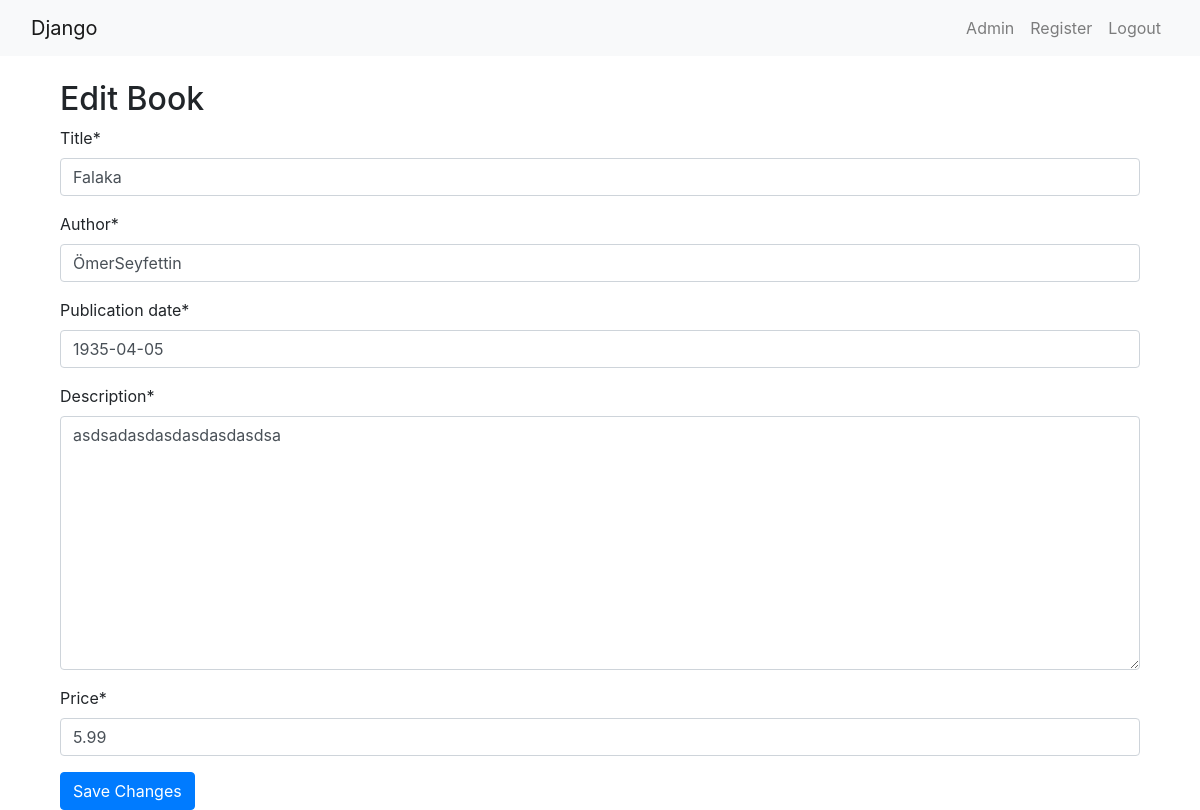
The page /basic_app/edit_book/5/ (signed in) on the database its author committed.
### basic_app/models.py (models this page shows, shortened)
class Book(models.Model):
    title = models.CharField(max_length=100)
    author = models.CharField(max_length=100)
    description = RichTextField()
    price = models.DecimalField(max_digits=6, decimal_places=2)
    publication_date = models.DateField()

### basic_app/views.py (the view)
# urls.py: path('edit_book/<int:book_id>/', views.edit_book, name='edit_book'),
@login_required
def edit_book(request, book_id):
    book = get_object_or_404(Book, id=book_id)
    if request.method == 'POST':
        form = BookForm(request.POST, instance=book)
        if form.is_valid():
            form.save()
            return redirect(reverse('index'))  # Redirect to the index page
    else:
        form = BookForm(instance=book)
    return render(request, 'basic_app/edit_book.html', {'form': form, 'book': book})

### basic_app/forms.py
class BookForm(forms.ModelForm):
    class Meta:
        model = Book
        fields = ('title', 'author', 'publication_date', 'description', 'price')

### templates/basic_app/edit_book.html (shortened to what this page needs)
{% extends 'basic_app/base.html' %}
{% load crispy_forms_tags %}
{% block body_block %}
<div class="container mt-4">
    <h2>Edit Book</h2>
    <form method="post" enctype="multipart/form-data">
        {{ form|crispy }}
        <button type="submit" class="btn btn-primary">Save Changes</button>
    </form>
</div>
{% endblock %}

### rows shown on the page
Book: title "Falaka", author "ÖmerSeyfettin", publication_date "1935-04-05", description "asdsadasdasdasdasdasdsa", price "5.99"
